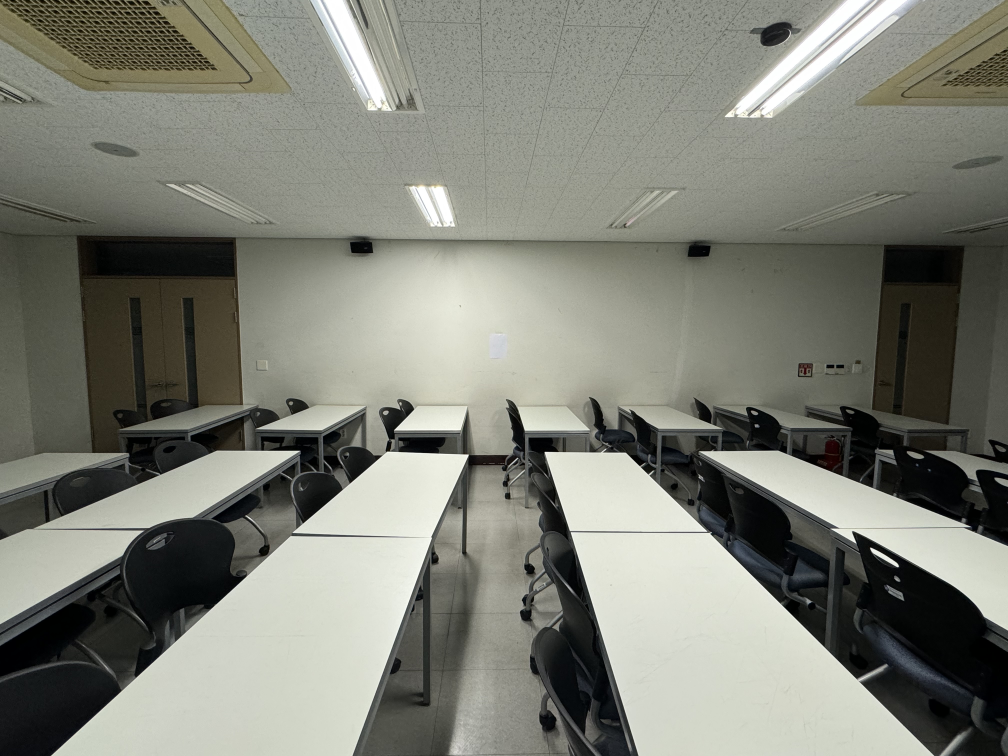
#> input picture width_img/IMG_1189.jpeg, 4032 x 3024 px, found by its file name (shown at 1/4 size)
$ python ImageProcessor.py
#> lines starting #> are read from the running program, lines starting #| are printed output that depends on the picture; after the words box and inside, x2 and y2 are one past the last pixel; in counts of white or black regions, pixels touching at a corner belong together
import sys
import numpy as np
import cv2

class ImageProcessor:
    def __init__(self, image_path):
        self.src = cv2.imread(image_path)
#> self.src is the input picture: shape (3024, 4032, 3); mean B, G, R 117.8, 127.6, 126.1
        self.src = cv2.resize(self.src, (1080, 720))
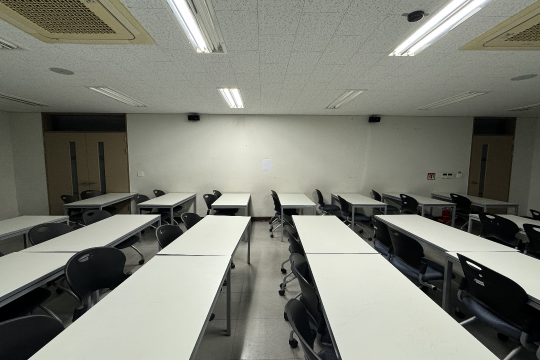
#> self.src: shape (720, 1080, 3) (shown at 1/2 size); mean B, G, R 117.7, 127.5, 126
        if self.src is None:
            print('Image open failed!')
            sys.exit()

        # 입력 영상 크기 및 출력 영상 크기
        self.h, self.w = self.src.shape[:2]
        self.dw = 1200
        self.dh = 600

        # 모서리 점들의 좌표, 드래그 상태 여부
        self.srcQuad = np.array([[30, 30], [30, self.h-30], [self.w-30, self.h-30], [self.w-30, 30]], np.float32)
        self.dstQuad = np.array([[0, 0], [0, self.dh-1], [self.dw-1, self.dh-1], [self.dw-1, 0]], np.float32)
        self.dragSrc = [False, False, False, False]

    def draw_ROI(self, img, corners):
        cpy = img.copy()

        c1 = (192, 192, 255)
        c2 = (128, 128, 255)

        for pt in corners:
            cv2.circle(cpy, tuple(pt.astype(int)), 25, c1, -1, cv2.LINE_AA)
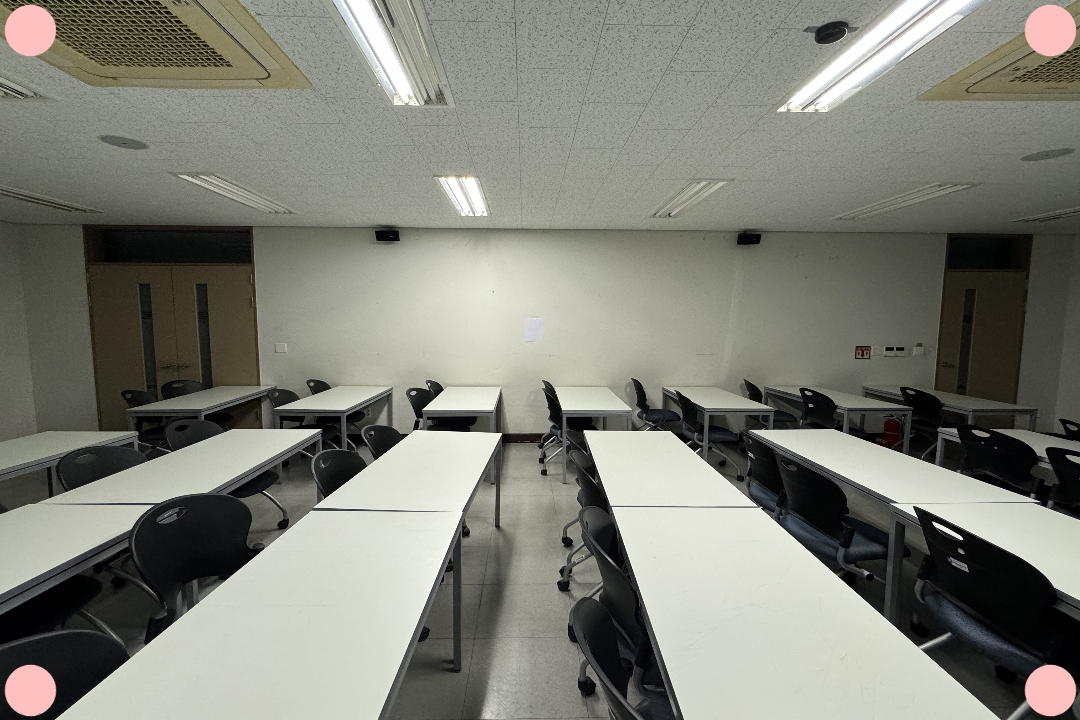
#> cpy: shape (720, 1080, 3); 1.12% of pixels changed, all inside (x1, y1, x2, y2) = (4, 4, 1077, 717)

        cv2.line(cpy, tuple(corners[0].astype(int)), tuple(corners[1].astype(int)), c2, 2, cv2.LINE_AA)
        cv2.line(cpy, tuple(corners[1].astype(int)), tuple(corners[2].astype(int)), c2, 2, cv2.LINE_AA)
        cv2.line(cpy, tuple(corners[2].astype(int)), tuple(corners[3].astype(int)), c2, 2, cv2.LINE_AA)
        cv2.line(cpy, tuple(corners[3].astype(int)), tuple(corners[0].astype(int)), c2, 2, cv2.LINE_AA)
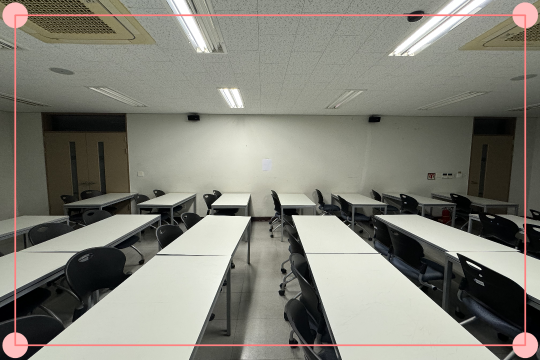
#> cpy: shape (720, 1080, 3) (shown at 1/2 size); mean B, G, R 119.2, 128.8, 129.8

        disp = cv2.addWeighted(img, 0.3, cpy, 0.7, 0)
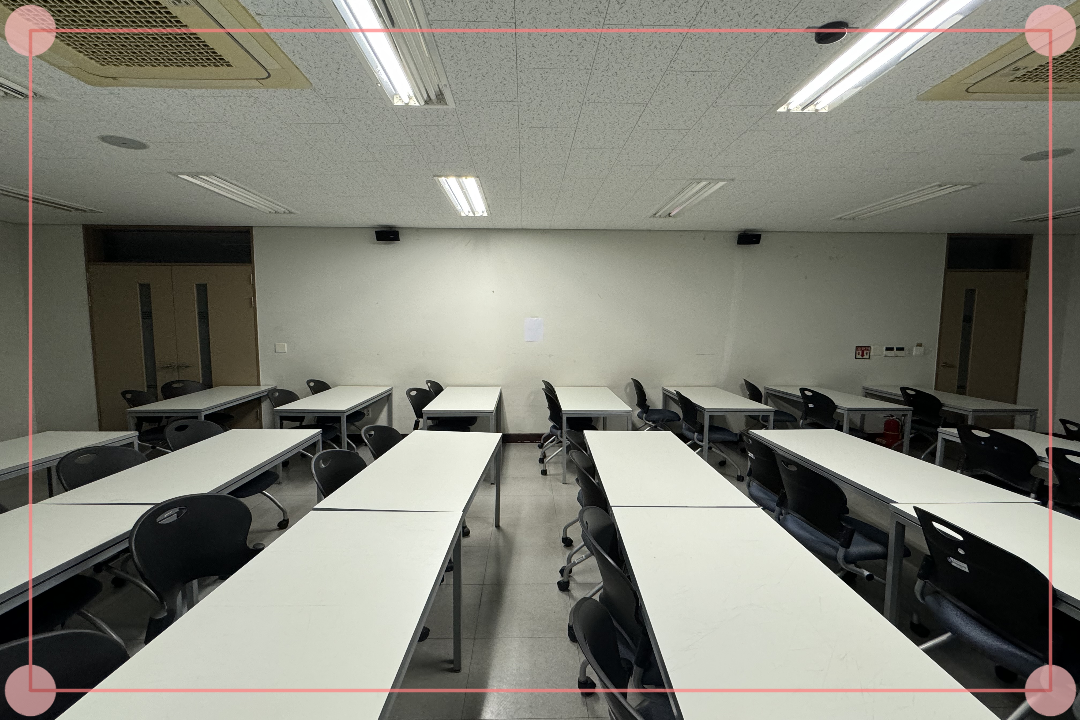
#> disp: shape (720, 1080, 3); mean B, G, R 118.7, 128.4, 128.7

        return disp

    # [24 lines left out: function on_mouse, not called in this run]

    def process_image(self):
        # 모서리점, 사각형 그리기
        disp = self.draw_ROI(self.src, self.srcQuad)

        cv2.imshow('img', disp)
        cv2.setMouseCallback('img', self.on_mouse)

        while True:
            key = cv2.waitKey()
#> (key Esc is pressed here)
            if key == 13:  # ENTER 키
                break
            elif key == 27:  # ESC 키
                cv2.destroyWindow('img')
                sys.exit()
#> (the program exits here)

$ run again, with width_img/img_1.jpeg copied over width_img/IMG_1189.jpeg
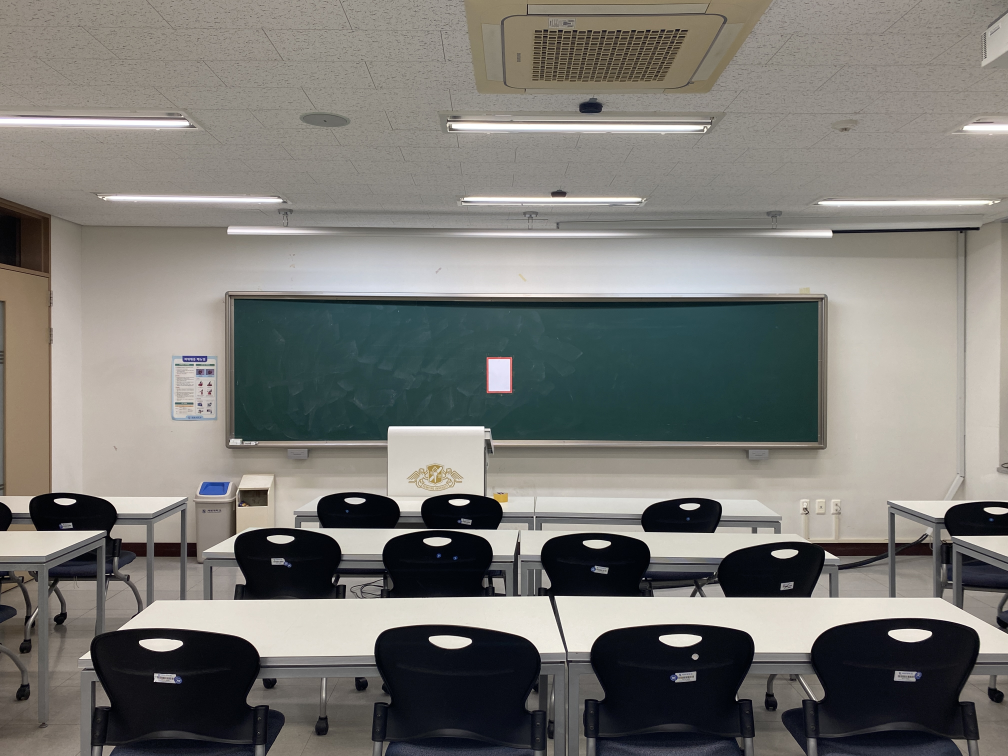
#> input picture width_img/img_1.jpeg, 4032 x 3024 px, found by its file name (shown at 1/4 size)
#> in __init__, self.src is the input picture: shape (3024, 4032, 3); mean B, G, R 115.8, 120.2, 121.3
#> self.src: shape (720, 1080, 3)
#> after the loop in draw_ROI, `for pt in corners:`:
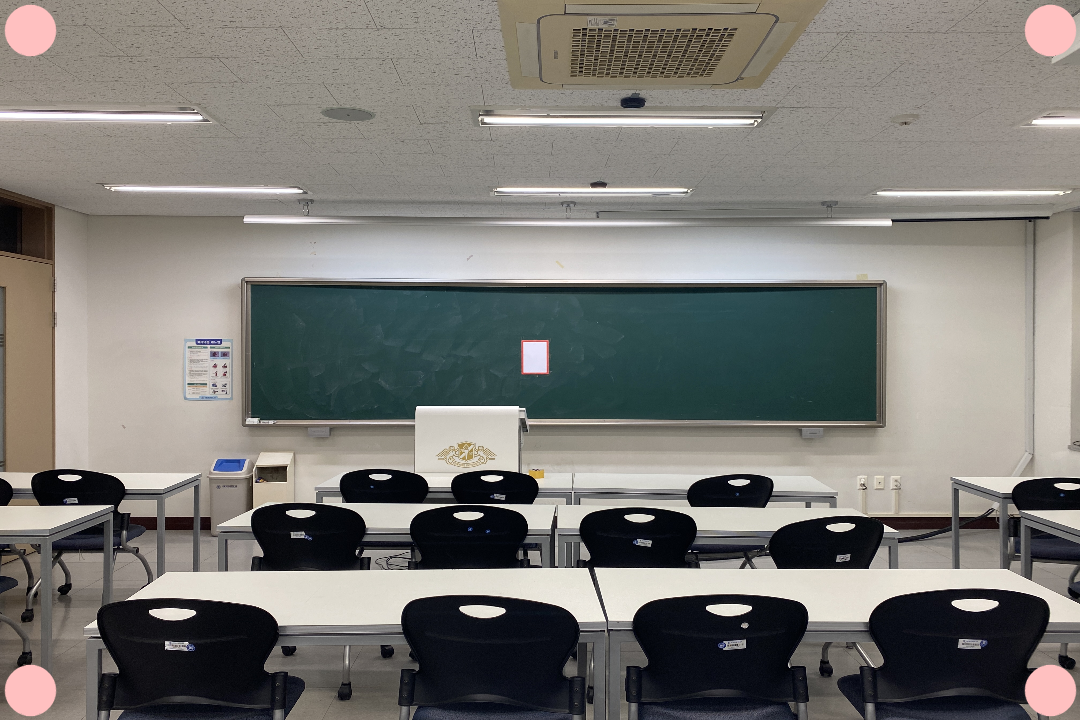
#> cpy: shape (720, 1080, 3); mean B, G, R 116.7, 121, 122.7
#> in draw_ROI, `disp = cv2.addWeighted(img, 0.3, cpy, 0.7, 0)`:
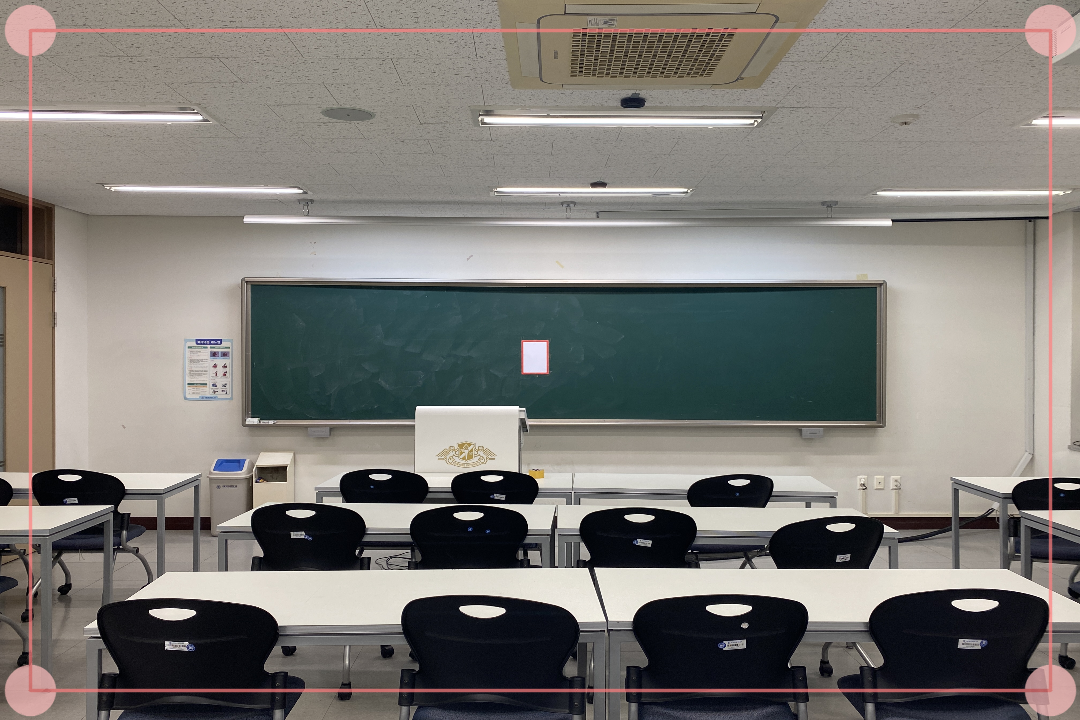
#> disp: shape (720, 1080, 3); mean B, G, R 116.7, 121, 123.7

$ run again, with width_img/img_2.jpeg copied over width_img/IMG_1189.jpeg
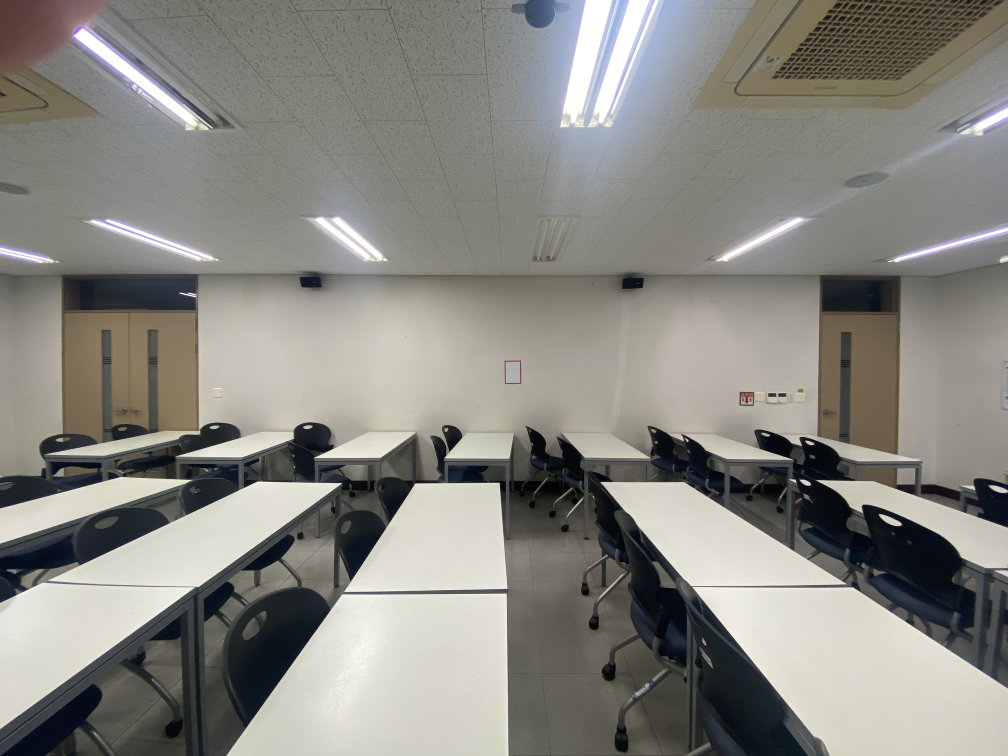
#> input picture width_img/img_2.jpeg, 4032 x 3024 px, found by its file name (shown at 1/4 size)
#> in __init__, self.src is the input picture: shape (3024, 4032, 3); mean B, G, R 129, 135.2, 136.3
#> self.src: shape (720, 1080, 3)
#> after the loop in draw_ROI, `for pt in corners:`:
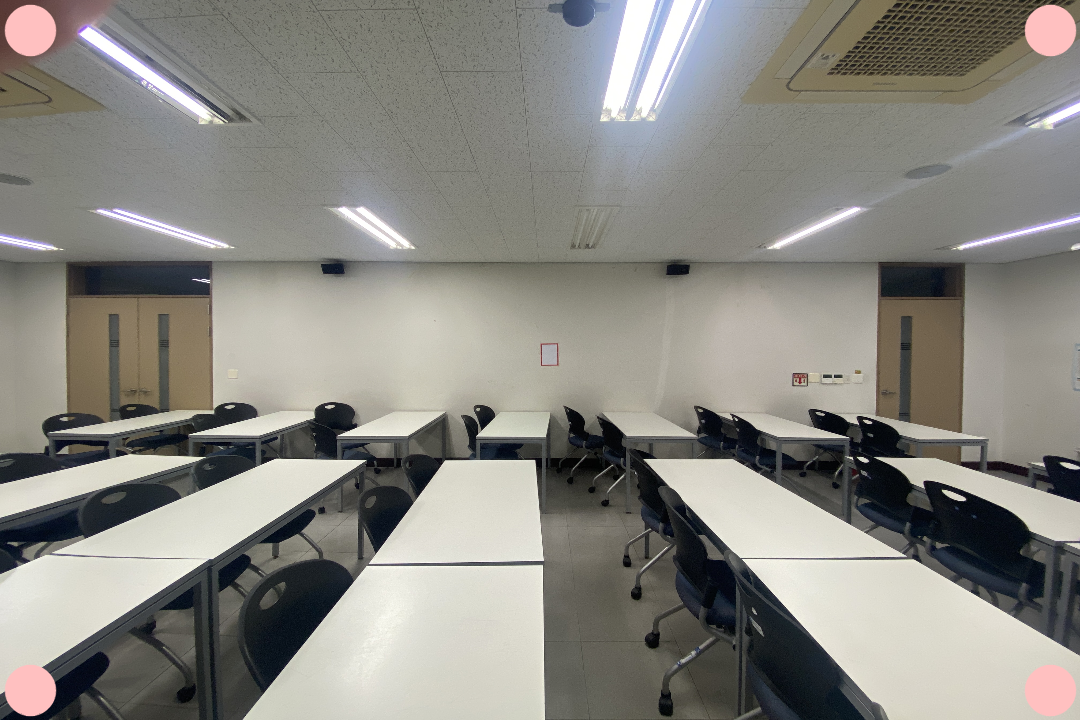
#> cpy: shape (720, 1080, 3); mean B, G, R 129.8, 135.9, 137.6
#> in draw_ROI, `cv2.line(cpy, tuple(corners[3].astype(int)), tuple(corners[0].astype(i..`:
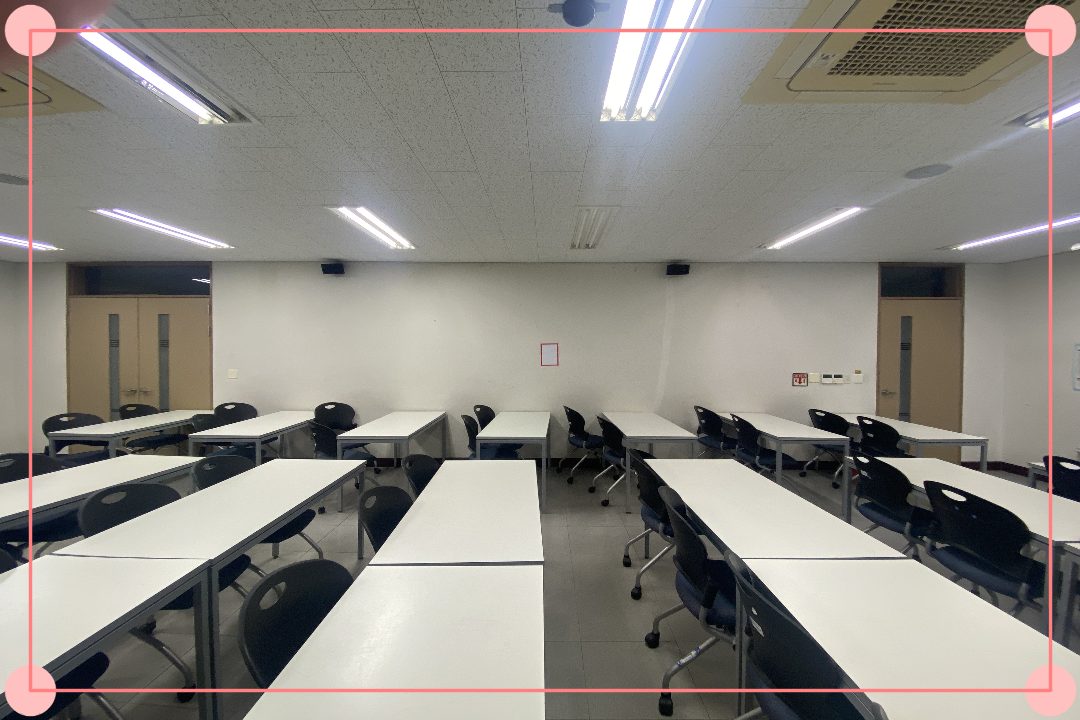
#> cpy: shape (720, 1080, 3); mean B, G, R 129.8, 135.8, 139.3
